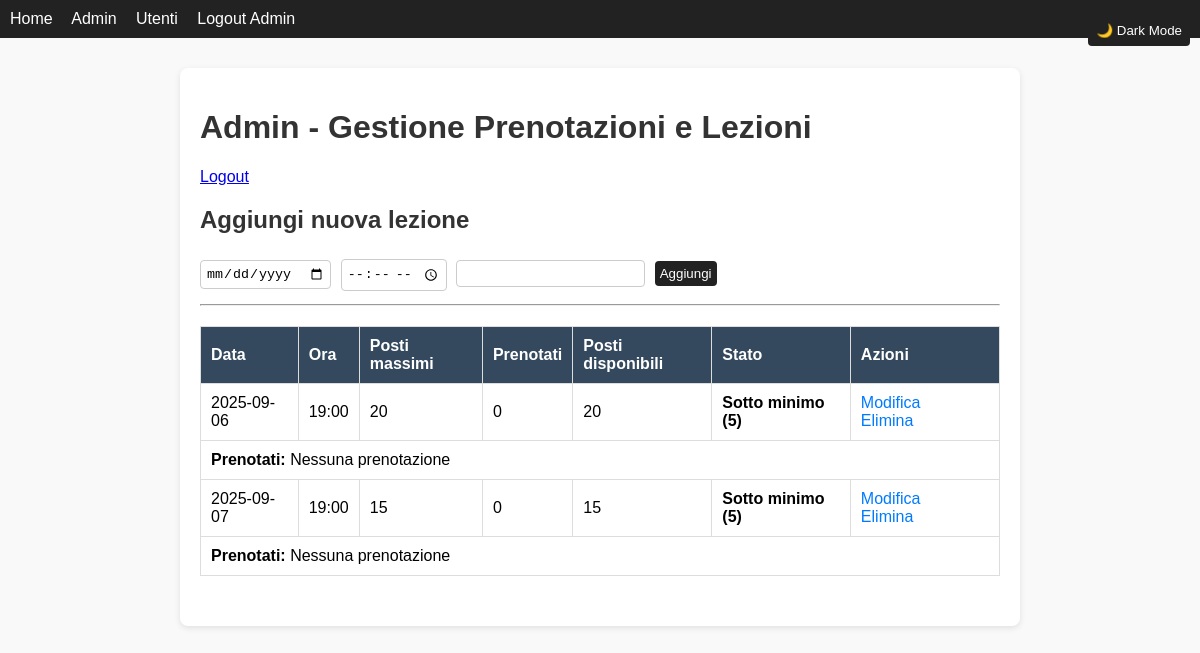
Page /admin (signed in) on the committed database.
### tables this page shows
CREATE TABLE classi (
    id INTEGER PRIMARY KEY AUTOINCREMENT,
    data DATE NOT NULL,
    ora TIME NOT NULL,
    max_posti INTEGER NOT NULL
);

### app.py (the view)
@app.route("/admin")
@admin_required
def admin():
    db = get_db()
    classi = db.execute("SELECT * FROM classi ORDER BY data ASC, ora ASC").fetchall()
    dati = []
    for c in classi:
        prenotati = db.execute("""
            SELECT u.username
            FROM prenotazioni p
            JOIN utenti u ON u.id = p.user_id
            WHERE p.classe_id=?
        """, (c["id"],)).fetchall()
        count = len(prenotati)
        stato = "ok"
        if count >= c["max_posti"]:
            stato = "piena"
        elif count < MIN_ISCRITTI:
            stato = "sotto_minimo"
        dati.append({
            "classe": c,
            "prenotati": [p["username"] for p in prenotati],
            "stato": stato,
            "count": count
        })
    return render_template("admin.html", dati=dati, min_iscritti=MIN_ISCRITTI)

### app.py (called while the page is built)
def get_db():
    conn = sqlite3.connect(DB_FILE)
    conn.row_factory = sqlite3.Row
    return conn

def admin_required(f):
    @wraps(f)
    def wrapper(*args, **kwargs):
        if not session.get("admin"):
            return redirect(url_for("login"))
        return f(*args, **kwargs)
    return wrapper

### templates/admin.html (shortened to what this page needs)
{% extends "layout.html" %}
{% block content %}
<h1>Admin - Gestione Prenotazioni e Lezioni</h1>
<p><a href="{{ url_for('logout') }}">Logout</a></p>
<h2>Aggiungi nuova lezione</h2>
<form action="{{ url_for('add_classe') }}" method="post" class="admin-form">
    <input type="date" name="data" required>
    <input type="time" name="ora" required>
    <input type="number" name="max_posti" min="1" required>
    <button type="submit">Aggiungi</button>
</form>
<hr>
<table class="admin-table">
    <tr>
        <th>Data</th>
        <th>Ora</th>
        <th>Posti massimi</th>
        <th>Prenotati</th>
        <th>Posti disponibili</th>
        <th>Stato</th>
        <th>Azioni</th>
    </tr>
    {% for entry in dati %}
    <tr class="{{ entry.stato }}">
        <td>{{ entry.classe.data }}</td>
        <td>{{ entry.classe.ora }}</td>
        <td>{{ entry.classe.max_posti }}</td>
        <td>{{ entry.count }}</td>
        <td>{{ entry.classe.max_posti - entry.count }}</td>
        <td>
            {% if entry.stato == "piena" %}
                <strong>Piena</strong>
            {% elif entry.stato == "sotto_minimo" %}
                <strong>Sotto minimo ({{ min_iscritti }})</strong>
            {% else %}
                <strong>OK</strong>
            {% endif %}
        </td>
        <td class="action-links">
            <a href="{{ url_for('edit_classe', classe_id=entry.classe.id) }}">Modifica</a>
            <a href="{{ url_for('delete_classe', classe_id=entry.classe.id) }}" onclick="return confirm('Confermi eliminazione?')">Elimina</a>
        </td>
    </tr>
    <tr>
        <td colspan="7">
            <strong>Prenotati:</strong>
            {% if entry.prenotati %}
                {{ entry.prenotati|join(", ") }}
            {% else %}
                Nessuna prenotazione
            {% endif %}
        </td>
    </tr>
    {% endfor %}
</table>
{% endblock %}

### static/style.css (style rules this page uses)
body { font-family: Arial, sans-serif; margin: 0; padding: 0; background: #f9f9f9; color: #333; }
table { width: 100%; border-collapse: collapse; margin: 20px 0; }
table th, table td { border: 1px solid #ddd; padding: 8px; text-align: center; }
table th { background: #f2f2f2; }
form { margin-top: 15px; }
input, button { padding: 8px; margin: 5px 0; border-radius: 4px; border: 1px solid #ccc; }
button { background: #222; color: white; border: none; cursor: pointer; }
.admin-table { border-collapse: collapse; width: 100%; margin-bottom: 30px; }
.admin-table th, .admin-table td { border: 1px solid #ddd; padding: 10px; text-align: left; }
.admin-table th { background-color: #34495e; color: white; }
body:not(.dark-mode) .admin-table td { background-color: #fff; color: #000; }
body:not(.dark-mode) .admin-table tr:nth-child(odd):not(.ok):not(.piena):not(.sotto_minimo) { background-color: #ffffff; }
body:not(.dark-mode) .admin-table tr.sotto_minimo { background-color: #fff3cd; color: #856404; }
.action-links a { margin-right: 10px; text-decoration: none; color: #007bff; }
.admin-form input, .admin-form button { padding: 5px; margin-right: 5px; border-radius: 4px; }
.admin-form button { cursor: pointer; }
body { background-color: #f9f9f9; color: #333; }

### rows in the picture
classi: classe.data "2025-09-06", classe.ora "19:00", classe.max_posti "20", entry.classe.max_posti-entry.count "20"
classi: classe.data "2025-09-07", classe.ora "19:00", classe.max_posti "15", entry.classe.max_posti-entry.count "15"

### other values in the picture
{{ entry.count }} "0" "0"
{{ min_iscritti }} "5" "5"
